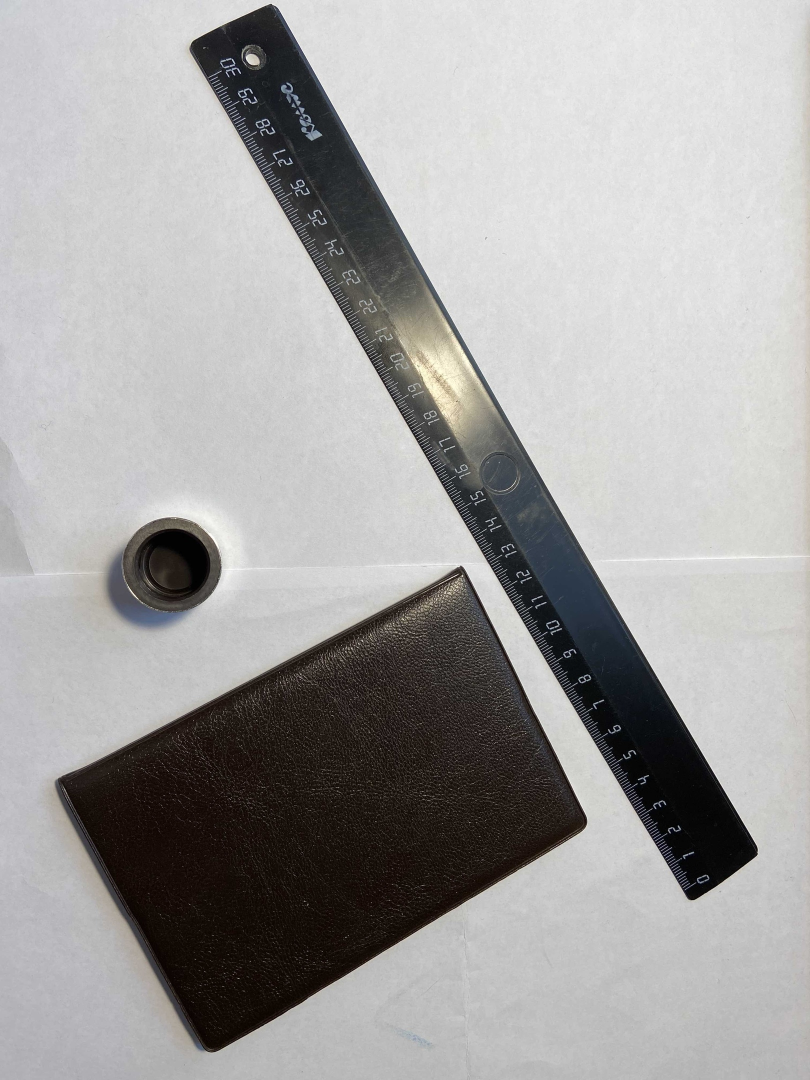
#> input picture PracticeTasks/Task_2/pr3.jpg, 1620 x 2160 px (shown at 1/2 size)
$ jupyter execute SearchGeomShapes.ipynb   (older library calls are emulated)
#> lines starting #> are read from the running program, lines starting #| are printed output that depends on the picture; after the words box and inside, x2 and y2 are one past the last pixel; in counts of white or black regions, pixels touching at a corner belong together
[cell 1]
#Открытие исходного изображения
from PIL import Image
import imutils
import cv2
import numpy as np
from matplotlib import pyplot as plt

image = cv2.imread("pr3.jpg")
#> image is the input picture: shape (2160, 1620, 3); mean B, G, R 161.4, 162.1, 163.3
cv2.imshow("Image", image)
cv2.waitKey(0)
cv2.destroyAllWindows()

[cell 2]
#Изменение масштаба исходного изображения

image = cv2.imread("pr3.jpg")
height, width = image.shape[:2]
#> height = 2160; width = 1620
res = cv2.resize(image,(int(0.25*width), int(0.25*height)), interpolation = cv2.INTER_CUBIC)
cv2.imshow("Image", res)
cv2.waitKey(0)
cv2.destroyAllWindows()

[cell 3]
#Переход в 8-ми битовый формат

image_gray = cv2.cvtColor(res, cv2.COLOR_BGR2GRAY)
cv2.imshow("Image_original", res)
cv2.imshow("Image_gray", image_gray)
cv2.waitKey(0)
cv2.destroyAllWindows()

[cell 4]
#Поиск контуров на изображении
#Шаг 1 проведем фильтрацию
scale = 1
delta = 0
ddepth = cv2.CV_16S
img = cv2.imread('pr3.jpg', cv2.IMREAD_GRAYSCALE)
#> img: shape (2160, 1620); min 0, max 255, mean 162.3
height, width = img.shape[:2]
res = cv2.resize(img,(int(0.25*width), int(0.25*height)), interpolation = cv2.INTER_CUBIC)
#> res: shape (540, 405)
res = cv2.bilateralFilter(res,11,75,75)
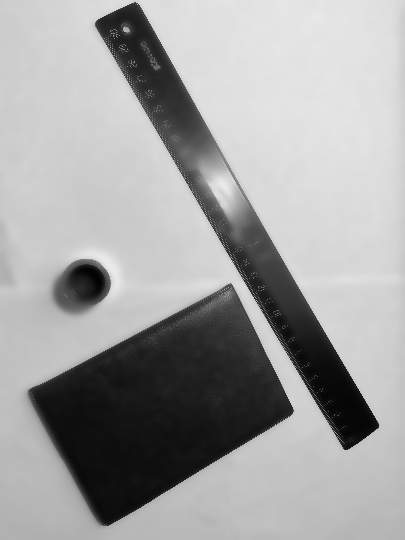
#> res: shape (540, 405); min 2, max 235, mean 162.2
rows, cols = res.shape
#> rows = 540; cols = 405
grad_x = cv2.Sobel(res, ddepth, 1, 0, ksize=3, scale=scale, delta=delta, borderType=cv2.BORDER_DEFAULT)
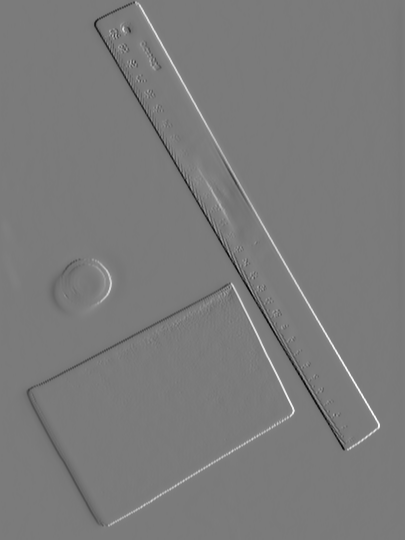
#> grad_x: shape (540, 405) int16; min -672, max 720, mean 0.1; drawn with min black and max white
grad_y = cv2.Sobel(res, ddepth, 0, 1, ksize=3, scale=scale, delta=delta, borderType=cv2.BORDER_DEFAULT)
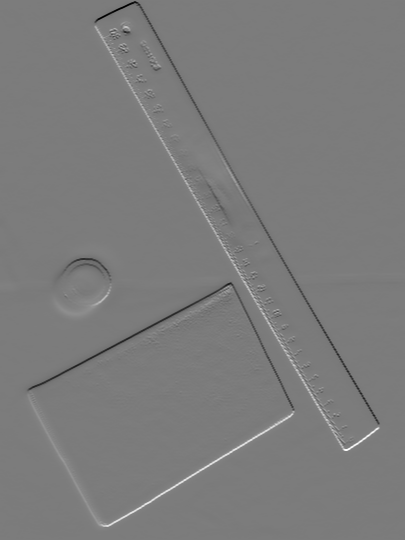
#> grad_y: shape (540, 405) int16; min -672, max 709, mean -0.6; drawn with min black and max white
abs_grad_x = cv2.convertScaleAbs(grad_x)
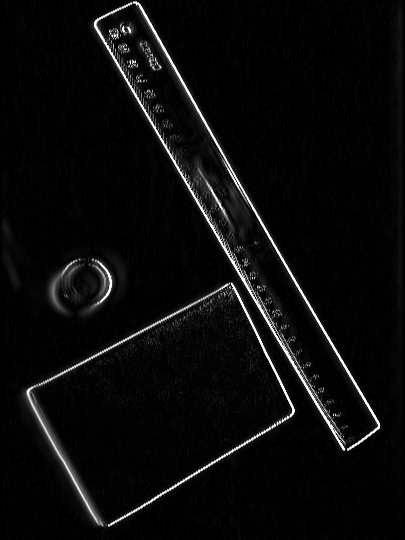
#> abs_grad_x: shape (540, 405); min 0, max 255, mean 10.7
abs_grad_y = cv2.convertScaleAbs(grad_y)
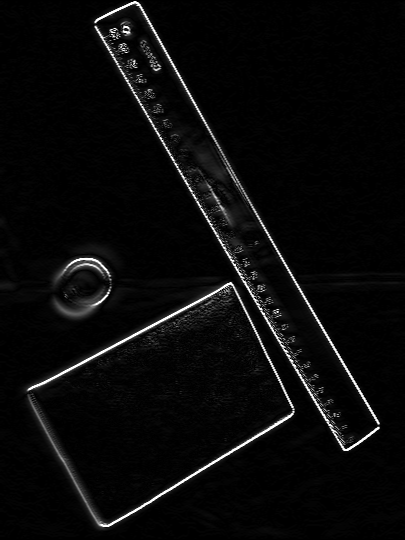
#> abs_grad_y: shape (540, 405); min 0, max 255, mean 9.7
Sobel = cv2.addWeighted(abs_grad_x, 0.5, abs_grad_y, 0.5, 0)
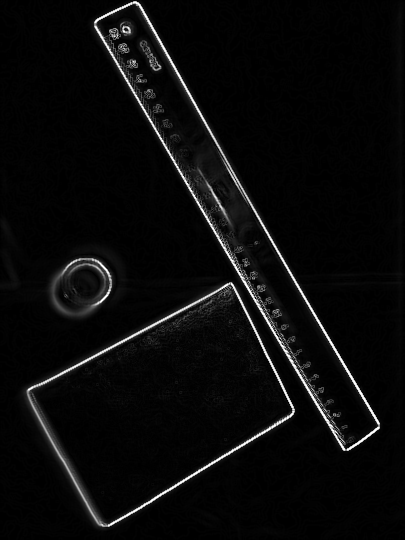
#> Sobel: shape (540, 405); min 0, max 255, mean 10.2

#Шаг 2 применим метод Отцу

ret, otsu = cv2.threshold(Sobel,0,255,cv2.THRESH_BINARY+cv2.THRESH_OTSU)
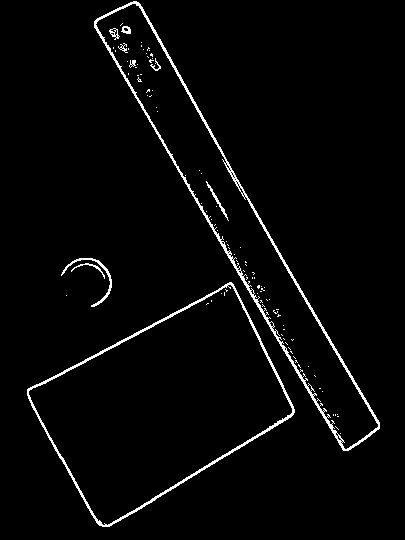
#> otsu: shape (540, 405); 2.7% white in thin lines or dots, all inside (x1, y1, x2, y2) = (27, 1, 380, 527)
#> ret = 96

#Шаг 3 Найдем контуры

res = cv2.resize(image,(int(0.25*width), int(0.25*height)), interpolation = cv2.INTER_CUBIC)
gray = cv2.cvtColor(res, cv2.COLOR_RGB2GRAY)
ret,Sobel = cv2.threshold(gray,127,255,cv2.THRESH_BINARY)
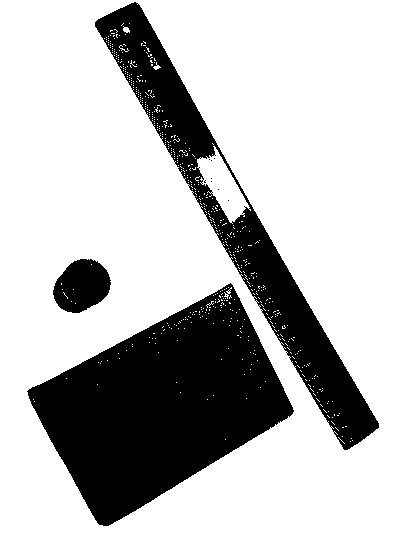
#> Sobel: shape (540, 405); 74.1% white; 12 black regions (9 under 20 px)
contours, hierarchy = cv2.findContours(otsu,cv2.RETR_TREE,cv2.CHAIN_APPROX_SIMPLE)
#> contours = 154 contours, 144 with area under 20; largest, box (x1, y1, x2, y2) and area: (27, 282, 295, 527) 35341, (28, 284, 293, 526) 34004, (94, 1, 380, 451) 23338, (95, 3, 379, 450) 21188, (61, 258, 112, 307) 160
cv2.drawContours( res, contours, -1, (255,0,0), 2, cv2.LINE_AA, hierarchy, 1)
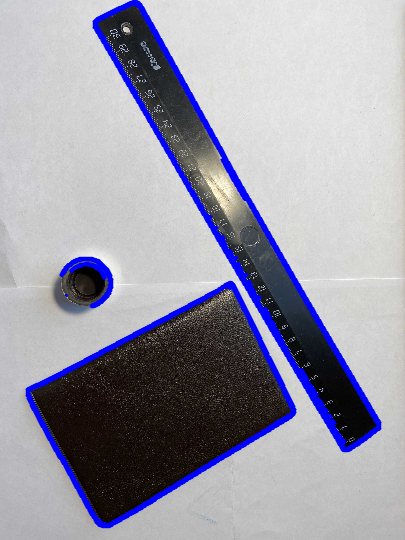
#> res: shape (540, 405, 3); mean B, G, R 168.4, 155.4, 156.5
cv2.imshow('contours', res)
cv2.waitKey(0)
cv2.destroyAllWindows()

[cell 5]
#Поиск геометрических фигур на изображении
P=0
T=0
K=0
Kr=0
Sh=0
shape=""

ret,thresh = cv2.threshold(gray,127,255,1)
#> thresh: shape (540, 405); 25.9% white; 12 white regions (9 under 20 px)

contours,h = cv2.findContours(thresh,cv2.RETR_EXTERNAL, cv2.CHAIN_APPROX_SIMPLE)
#> contours = 3 contours; box (x1, y1, x2, y2) and area: (27, 283, 294, 526) 34416, (95, 2, 379, 450) 21902, (53, 259, 111, 313) 2206; h = [[1, -1, -1, -1], [2, 0, -1, -1], [-1, 1, -1, -1]]

for counter in contours:
    approx = cv2.approxPolyDP(counter,0.025*cv2.arcLength(counter,True),True)
    print (len(approx))
    if len(approx)==5:
        shape = "Patyugolnik"
        P+=1
    elif len(approx)==3:
        shape = "Treugolnik"
        T+=1
    elif len(approx)==4:
        shape = "Kvadrat"
        K+=1
    elif len(approx) > 7:
        shape = "Krug"
        Kr+=1
    elif len(approx) == 6:
        shape = "Shestiugolnik"
        Sh+=1


    M = cv2.moments (approx)
    approx_x = int(M["m10"]/M["m00"])
    approx_y = int(M["m01"]/M["m00"])

    cv2.circle (res, (approx_x, approx_y), 2, (0,0,0), -1)
    cv2.putText(res, shape, (approx_x-10, approx_y-10), cv2.FONT_HERSHEY_SIMPLEX, 0.75, (255,255,255),2)
#> this loop made 3 passes
#> (approx, shape, K, approx_x, approx_y) on passes 1, 3: ([[230, 283], [27, 391], [99, 524], [292, 413]], 'Kvadrat', 1, 160, 402), ([[98, 19], [349, 448], [378, 423], [141, 8]], 'Kvadrat', 2, 238, 220)
#> (shape, Kr, approx_x, approx_y) on pass 2: ('Krug', 1, 81, 285)
#| 4
#| 8
#| 4
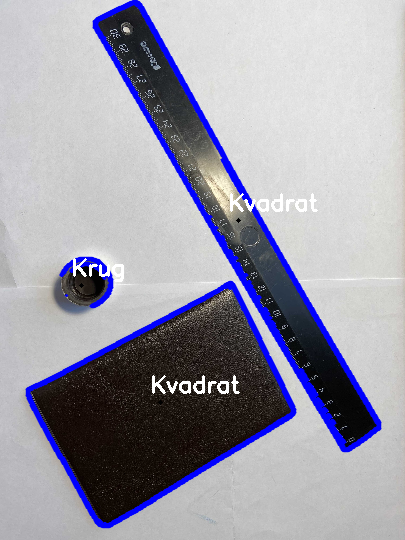
#> res: shape (540, 405, 3); 0.78% of pixels changed, all inside (x1, y1, x2, y2) = (73, 193, 318, 405)
#> after the loop, K = 2; Kr = 1; P = 0; Sh = 0; T = 0

cv2.imshow('Figuri',res)
print ("\n Пятиугольников:",P,"\n Треугольников:",T,"\n Квадратов:",K,"\n Окружностей:",Kr,"\n Шестиугольников:",Sh)
#|  Пятиугольников: 0
#|  Треугольников: 0
#|  Квадратов: 2
#|  Окружностей: 1
#|  Шестиугольников: 0
cv2.waitKey(0)
cv2.destroyAllWindows()

$ run again, with PracticeTasks/Task_2/pr2.jpg copied over PracticeTasks/Task_2/pr3.jpg
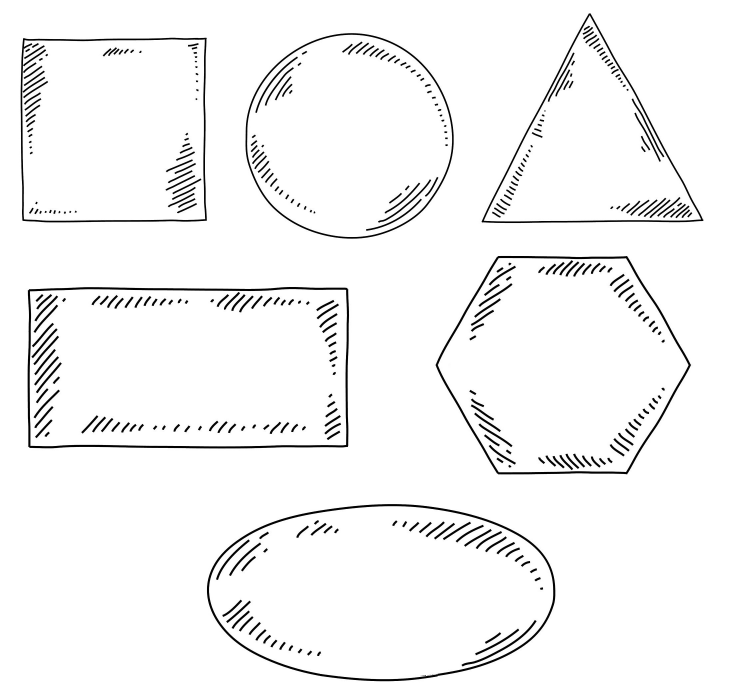
#> input picture PracticeTasks/Task_2/pr2.jpg, 2186 x 2066 px (shown at 1/3 size)
#> image is the input picture: shape (2066, 2186, 3); mean B, G, R 245.7, 245.7, 245.7
#> `ret, otsu = cv2.threshold(Sobel,0,255,cv2.THRESH_BINARY+cv2.THRESH_OTSU)`:
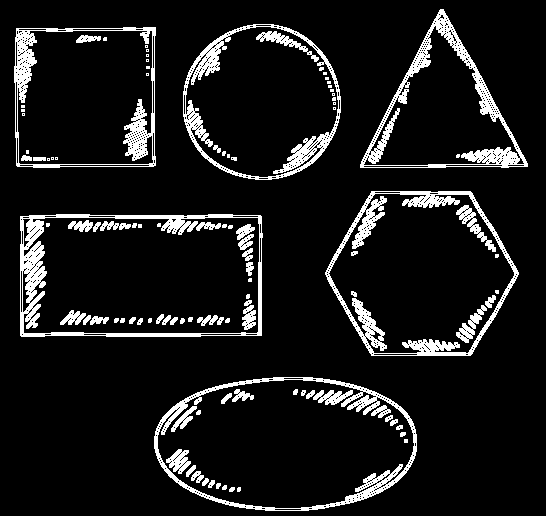
#> otsu: shape (516, 546); 9.9% white; 103 white regions (39 under 20 px), largest, box (x1, y1, x2, y2) and area: (325, 191, 519, 356) 4219, (20, 214, 263, 337) 4159, (360, 9, 528, 168) 3774
#> ret = 107
#> `contours, hierarchy = cv2.findContours(otsu,cv2.RETR_TREE,cv2.CHAIN_AP..`: contours = 1505 contours, 1419 with area under 20; largest, box (x1, y1, x2, y2) and area: (20, 214, 263, 337) 29078, (154, 377, 417, 511) 28091, (23, 217, 260, 334) 25178, (157, 379, 415, 509) 25163, (325, 191, 519, 356) 24180
#> thresh: shape (516, 546); 3.6% white in thin lines or dots
#> `contours,h = cv2.findContours(thresh,cv2.RETR_EXTERNAL, cv2.CHAIN_APPR..`: contours = 6 contours; box (x1, y1, x2, y2) and area: (21, 215, 262, 336) 28346, (155, 378, 416, 510) 27322, (326, 192, 518, 355) 23475, (184, 25, 340, 179) 18662, (15, 28, 155, 167) 18660, (361, 10, 527, 167) 13140; h = [[1, -1, -1, -1], [2, 0, -1, -1], [3, 1, -1, -1], [4, 2, -1, -1], [5, 3, -1, -1], [-1, 4, -1, -1]]
#> the loop `for counter in contours:` made 6 passes
#> (approx, shape, K, approx_x, approx_y) on passes 2, 4: ([[21, 217], [22, 335], [260, 334], [259, 216]], 'Kvadrat', 1, 140, 275), ([[154, 28], [17, 29], [17, 165], [154, 164]], 'Kvadrat', 2, 85, 96)
#> (printed output is left out)
#> after the loop `for counter in contours:`:
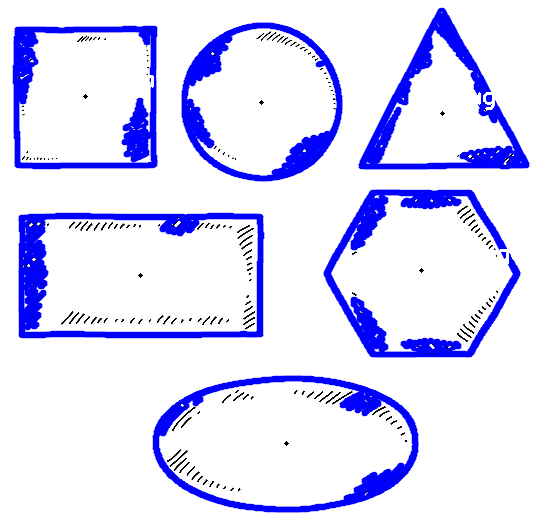
#> res: shape (516, 546, 3); mean B, G, R 253, 220.7, 220.7
#> after the loop `for counter in contours:`: K = 2; P = 0; Sh = 1
#|  Пятиугольников: 0
#|  Треугольников: 1
#|  Квадратов: 2
#|  Окружностей: 2
#|  Шестиугольников: 1
